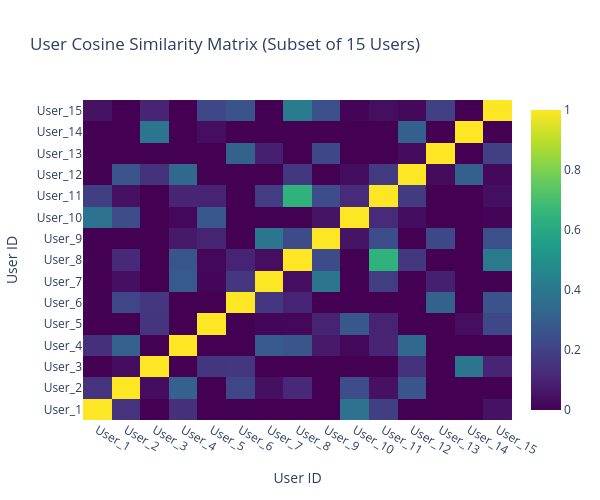
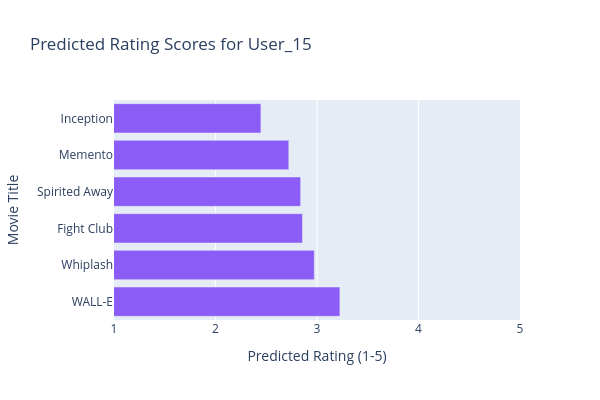

Source (notebook cell) for these figures, in order:
### Markdown cell above
## Collaborative Filtering Visualizations

We generate a heatmap of user-to-user cosine similarities for the first 15 users, alongside a bar chart displaying the predicted rating scores for the top recommended movies.

### Code cell
# Convert dataframes/series to python lists for JSON serialization compatibility
users_subset = list(df_similarity.index[:15])
matrix_values = [[float(v) for v in row] for row in df_similarity.iloc[:15, :15].values]

top_recommendations = df_recommendations.head(6)
rec_movies = list(top_recommendations['Movie'])
rec_ratings = [float(r) for r in top_recommendations['Predicted_Rating']]

# Create Plotly Heatmap
fig_heatmap = go.Figure(data=go.Heatmap(
    z=matrix_values,
    x=users_subset,
    y=users_subset,
    colorscale='Viridis',
    zmin=0.0, zmax=1.0,
    hoverongaps=False
))
fig_heatmap.update_layout(
    title='User Cosine Similarity Matrix (Subset of 15 Users)',
    xaxis_title='User ID',
    yaxis_title='User ID',
    width=600,
    height=500
)
fig_heatmap.show()

# Create Recommendations Bar Chart
fig_bars = go.Figure(data=go.Bar(
    x=rec_ratings,
    y=rec_movies,
    orientation='h',
    marker=dict(color='#8B5CF6')
))
fig_bars.update_layout(
    title=f'Predicted Rating Scores for {target_user}',
    xaxis_title='Predicted Rating (1-5)',
    yaxis_title='Movie Title',
    xaxis=dict(range=[1.0, 5.0]),
    width=600,
    height=400
)
fig_bars.show()

### Figure 1 — Plotly figure (JSON) as saved in the notebook; plotly's stock layout.template omitted (floating-point values rounded to 4 significant figures; data arrays with more than 128 entries replaced by an {"elided": "..."} marker saying what was removed)
{"data": [{"colorscale": [[0.0, "#440154"], [0.1111, "#482878"], [0.2222, "#3e4989"], [0.3333, "#31688e"], [0.4444, "#26828e"], [0.5556, "#1f9e89"], [0.6667, "#35b779"], [0.7778, "#6ece58"], [0.8889, "#b5de2b"], [1.0, "#fde725"]], "hoverongaps": false, "x": ["User_1", "User_2", "User_3", "User_4", "User_5", "User_6", "User_7", "User_8", "User_9", "User_10", "User_11", "User_12", "User_13", "User_14", "User_15"], "y": ["User_1", "User_2", "User_3", "User_4", "User_5", "User_6", "User_7", "User_8", "User_9", "User_10", "User_11", "User_12", "User_13", "User_14", "User_15"], "z": {"elided": "15x15 float values"}, "zmax": 1.0, "zmin": 0.0, "type": "heatmap"}], "layout": {"title": {"text": "User Cosine Similarity Matrix (Subset of 15 Users)"}, "xaxis": {"title": {"text": "User ID"}}, "yaxis": {"title": {"text": "User ID"}}, "width": 600, "height": 500}}

### Figure 2 — Plotly figure (JSON) as saved in the notebook; plotly's stock layout.template omitted (floating-point values rounded to 4 significant figures)
{"data": [{"marker": {"color": "#8B5CF6"}, "orientation": "h", "x": [3.225, 2.973, 2.857, 2.839, 2.722, 2.448], "y": ["WALL-E", "Whiplash", "Fight Club", "Spirited Away", "Memento", "Inception"], "type": "bar"}], "layout": {"xaxis": {"title": {"text": "Predicted Rating (1-5)"}, "range": [1.0, 5.0]}, "title": {"text": "Predicted Rating Scores for User_15"}, "yaxis": {"title": {"text": "Movie Title"}}, "width": 600, "height": 400}}
